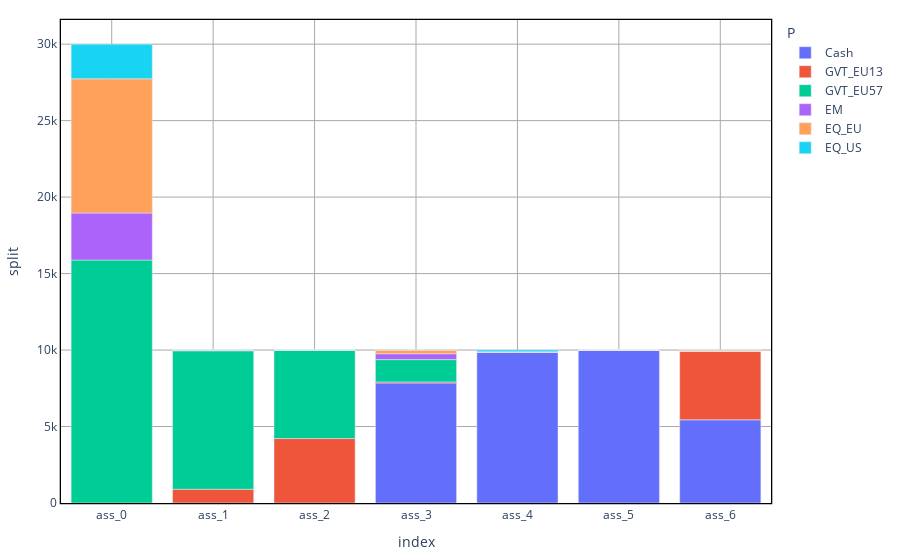

Notebook cell for this chart:
### Code cell
#AssetPerETF
AssetPerETF = {}

for a in A:
    Asset_ap = np.sum(Assets_l[a], axis = 0) + Assets_end[a] 
    AssetPerETF[a] = {P[p]:Asset_ap[p] for p in np.arange(len(P))}

AssetPerETF = pd.DataFrame(AssetPerETF).transpose().reset_index()
AssetPerETF = AssetPerETF.melt(id_vars=['index'], var_name='P', value_name='split')
plt = px.bar(AssetPerETF, x="index", y = "split", color = "P" )
plt = standardized_chart(plt)
#AssetPerETF.plot.bar(stacked = True, figsize = (15,10))
plt.show()

### Figure 1 — Plotly figure (JSON) as saved in the notebook; plotly's stock layout.template omitted (floating-point values rounded to 4 significant figures)
{"data": [{"alignmentgroup": "True", "hovertemplate": "P=Cash<br>index=%{x}<br>split=%{y}<extra></extra>", "legendgroup": "Cash", "marker": {"color": "#636efa"}, "name": "Cash", "offsetgroup": "Cash", "orientation": "v", "showlegend": true, "textposition": "auto", "type": "bar", "x": ["ass_0", "ass_1", "ass_2", "ass_3", "ass_4", "ass_5", "ass_6"], "xaxis": "x", "y": [0, 0, 0, 7847.0, 9859.0, 10000, 5438.0], "yaxis": "y"}, {"alignmentgroup": "True", "hovertemplate": "P=GVT_EU13<br>index=%{x}<br>split=%{y}<extra></extra>", "legendgroup": "GVT_EU13", "marker": {"color": "#EF553B"}, "name": "GVT_EU13", "offsetgroup": "GVT_EU13", "orientation": "v", "showlegend": true, "textposition": "auto", "type": "bar", "x": ["ass_0", "ass_1", "ass_2", "ass_3", "ass_4", "ass_5", "ass_6"], "xaxis": "x", "y": [0, 900.5, 4213.0, 71.35, 0, 0, 4485.0], "yaxis": "y"}, {"alignmentgroup": "True", "hovertemplate": "P=GVT_EU57<br>index=%{x}<br>split=%{y}<extra></extra>", "legendgroup": "GVT_EU57", "marker": {"color": "#00cc96"}, "name": "GVT_EU57", "offsetgroup": "GVT_EU57", "orientation": "v", "showlegend": true, "textposition": "auto", "type": "bar", "x": ["ass_0", "ass_1", "ass_2", "ass_3", "ass_4", "ass_5", "ass_6"], "xaxis": "x", "y": [15880.0, 9049.0, 5787.0, 1456.0, 0, 0, 0], "yaxis": "y"}, {"alignmentgroup": "True", "hovertemplate": "P=EM<br>index=%{x}<br>split=%{y}<extra></extra>", "legendgroup": "EM", "marker": {"color": "#ab63fa"}, "name": "EM", "offsetgroup": "EM", "orientation": "v", "showlegend": true, "textposition": "auto", "type": "bar", "x": ["ass_0", "ass_1", "ass_2", "ass_3", "ass_4", "ass_5", "ass_6"], "xaxis": "x", "y": [3077.0, 50.48, 0, 382.2, 28.99, 0, 0], "yaxis": "y"}, {"alignmentgroup": "True", "hovertemplate": "P=EQ_EU<br>index=%{x}<br>split=%{y}<extra></extra>", "legendgroup": "EQ_EU", "marker": {"color": "#FFA15A"}, "name": "EQ_EU", "offsetgroup": "EQ_EU", "orientation": "v", "showlegend": true, "textposition": "auto", "type": "bar", "x": ["ass_0", "ass_1", "ass_2", "ass_3", "ass_4", "ass_5", "ass_6"], "xaxis": "x", "y": [8774.0, 0, 0, 243.2, 0, 0, 76.99], "yaxis": "y"}, {"alignmentgroup": "True", "hovertemplate": "P=EQ_US<br>index=%{x}<br>split=%{y}<extra></extra>", "legendgroup": "EQ_US", "marker": {"color": "#19d3f3"}, "name": "EQ_US", "offsetgroup": "EQ_US", "orientation": "v", "showlegend": true, "textposition": "auto", "type": "bar", "x": ["ass_0", "ass_1", "ass_2", "ass_3", "ass_4", "ass_5", "ass_6"], "xaxis": "x", "y": [2265.0, 0, 0, 0, 112.4, 0, 0], "yaxis": "y"}], "layout": {"barmode": "relative", "legend": {"title": {"text": "P"}, "tracegroupgap": 0}, "margin": {"b": 20, "l": 20, "r": 20, "t": 20}, "paper_bgcolor": "white", "plot_bgcolor": "white", "showlegend": true, "xaxis": {"anchor": "y", "domain": [0, 1], "gridcolor": "darkgray", "gridwidth": 1, "linecolor": "black", "linewidth": 1.3, "mirror": true, "showgrid": true, "showline": true, "title": {"text": "index"}}, "yaxis": {"anchor": "x", "domain": [0, 1], "gridcolor": "darkgray", "gridwidth": 1, "linecolor": "black", "linewidth": 1.3, "mirror": true, "showgrid": true, "showline": true, "title": {"text": "split"}}}}
